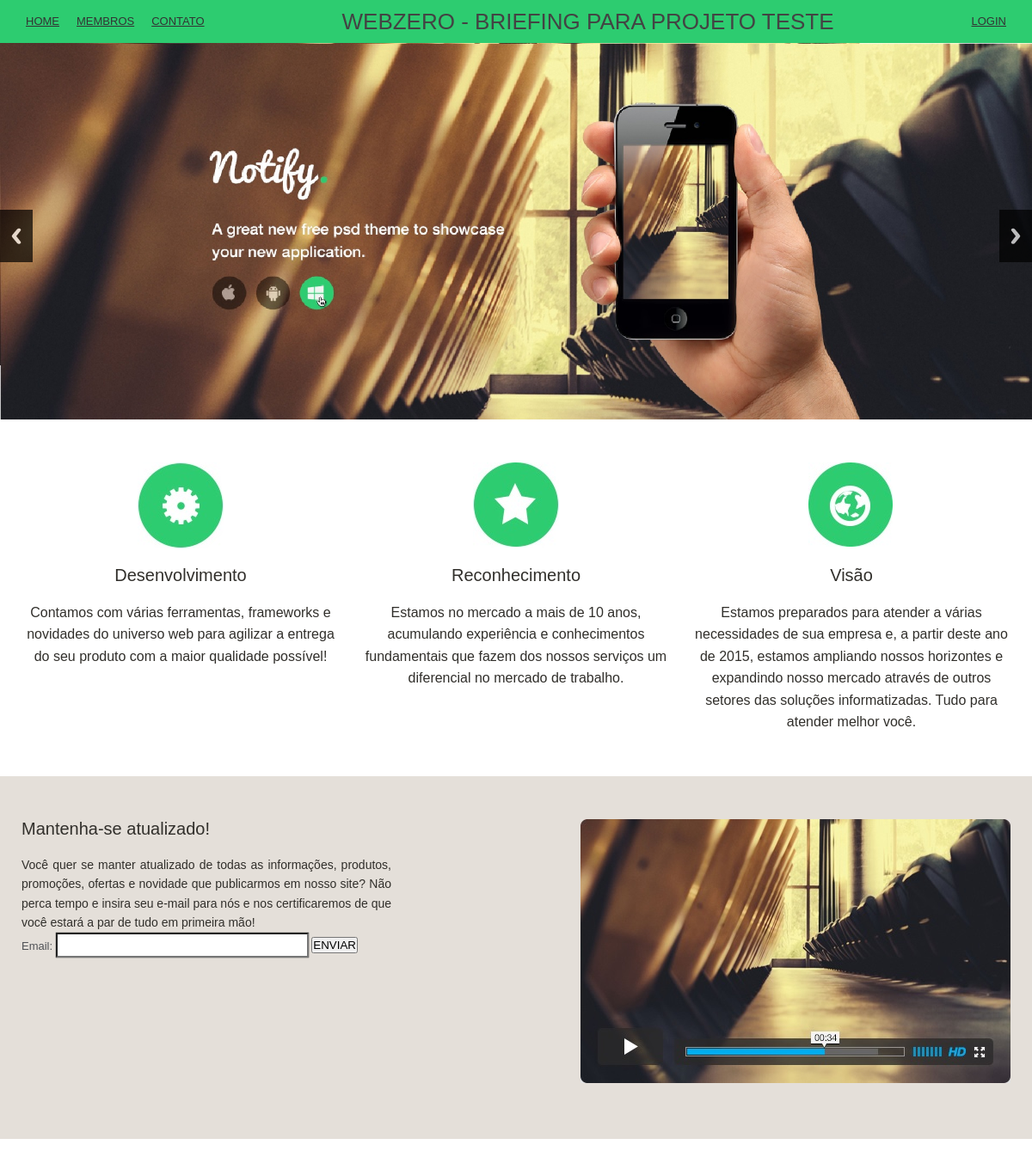
The page / on the database its author committed.
### tables this page shows
CREATE TABLE IF NOT EXISTS `banners` (
  `id` int(11) NOT NULL AUTO_INCREMENT,
  `banner` varchar(128) NOT NULL,
  PRIMARY KEY (`id`)
);

CREATE TABLE IF NOT EXISTS `textos` (
  `id` int(11) NOT NULL AUTO_INCREMENT,
  `titulo` varchar(64) NOT NULL,
  `texto` varchar(512) NOT NULL,
  PRIMARY KEY (`id`)
);

### application/controllers/CtrlHome.php (called while the page is built, shortened)
<?php
class CtrlHome extends CI_Controller {
	public function index(){
        $this->load->model("ModelBanner");
		$dados["banners"] = $this->ModelBanner->get_all("");
		$this->load->model("ModelTexto");
		$dados["textos"] = $this->ModelTexto->get_all("");
		$this->load->model("ModelUsuario");
		$dados["dados"] = array(
			"titulo" => "Avaliação - Home"
		);
		$this->load->view("ViewHome",$dados);
    }
}

### index.php (called while the page is built, shortened)
<?php
require_once BASEPATH.'core/CodeIgniter.php';

### application/models/ModelBanner.php (called while the page is built, shortened)
<?php
class ModelBanner extends CI_Model{
	public function get_all($banner){
		$query = $this->db->get("banners");
		return $query->result();
	}
}

### application/models/ModelTexto.php (called while the page is built, shortened)
<?php
class ModelTexto extends CI_Model{
	public function get_all($id){
		$query = $this->db->get("textos");
		return $query->result();
	}
}

### application/views/ViewHome.php (the view, shortened to what this page needs)
?><!DOCTYPE html>
<html lang="en">
<head>
	<link rel="stylesheet" type="text/css" href="http://localhost/EntrevistaWebZero/css/estilo.css">
	<link rel="stylesheet" type="text/css" href="http://localhost/EntrevistaWebZero/css/responsiveslides.css">
</head>
<body>
<div class="sessao">
<header>
<nav class="navbar-fix">
	<div class="navbar-opcoes">
		<ul class="menu">
			<li><a href="#">HOME</a></li>
			<li><a href="#">MEMBROS</a></li>
			<li><a href="CtrlContato">CONTATO</a></li>
		</ul>
	</div>
	<div class="navbar-titulo">
		<p>
			WebZero - Briefing para projeto teste
		</p>
	</div>
	<div class="navbar-login">
		<ul class="menu">
			<li><a href="CtrlLogin">LOGIN</a></li>
		</ul>
	</div>
</nav>
<div class="sl1">
	<ul id="slider1" class="rslides">
		<?php
			foreach($banners as $b){
				echo("<li><img src=\"".$b->banner."\""."alt=''></li>");
			}
		?>
	</ul>
</div>
</header>
<section id="sobre" class="section">
<div class="conteudo-geral">
	<div class="linha">
		<div class="bloco" style="margin-left: 0px">
			<div class="icone">
				<div class="ic1"></div>
			</div>
			<h3 class="aligncenter">
				<?php
					echo($textos[0]->titulo);
				?>
			</h3>
			<p class="texto">
				<?php
					echo($textos[0]->texto);
				?>
			</p>
		</div>
		<div class="bloco">
			<div class="icone">
				<div class="ic2"></div>
			</div>
			<h3 class="aligncenter">
				<?php
					echo($textos[1]->titulo);
				?>
			</h3>
			<p class="texto">
				<?php
					echo($textos[1]->texto);
				?>
			</p>
		</div>
		<div class="bloco">
			<div class="icone">
				<div class="ic3"></div>
			</div>
			<h3>
				<?php
					echo($textos[2]->titulo);
				?>
			</h3>
			<p class="texto">
				<?php
					echo($textos[2]->texto);
				?>
			</p>
		</div>
	</div>
</section>
</div>
<div class="sessao">
	<section id="newsletter" class="section">
		<div class="conteudo-geral">
			<div class="linha">
				<div class="bloco1">
					<h3>
						<?php
							echo($textos[3]->titulo);
						?>
					</h3>
					<p class="texto">
						<?php
							echo($textos[3]->texto);
						?>
					</p>
					<div class="email">
						<?php
							echo form_open("CtrlEmails/create_emails");
							echo("Email: ");
							echo form_input("email","","style=\"box-shadow:0px 0px 1px; height: 25px; font-size: 16px; width: 290px;\"");
							echo form_submit("submit","ENVIAR");
							echo form_close();
						?>
					</div>
				</div>
				<div class="bloco2">
					<div class="player"></div>
				</div>
			</div>
		</div>
	</section>
</div>
</body>
</html>

### css/estilo.css (style rules this page uses)
* { margin: 0; padding: 0; }
.menu { list-style:none; float:left; }
.menu li { position:relative; float:left; }
.menu li a { color:#333; text-decoration: bold; padding:5px 10px; display:block; border-radius: 20px; transition: all 0.5s ease 0s; }
div.navbar-opcoes { float: left; padding-top: 10px; padding-bottom: 10px; margin-left: 20px; }
div.navbar-titulo { text-align: center; padding-top: 10px; padding-bottom: 10px; }
div.navbar-titulo p { font-size: 26px; color: #434343; text-transform: uppercase; padding-top: 5px; padding-bottom: 5px; transition: all 0.5s ease 0s; }
div.navbar-login { float: right; padding-top: 10px; padding-bottom: 10px; margin-right: 20px; }
div.sl1 { padding-top: 50px; }
body { background-color: #fff; font: 13px/20px normal Helvetica, Arial, sans-serif; color: #4F5155; margin: 0px; height: 100%; padding: 0px; }
div.sessao { min-height: 100%; position: relative; }
header { padding-bottom: 0px; }
a { color: #003399; background-color: transparent; font-weight: normal; }
nav.navbar-fix { height: 50px; top: 0px; width: 100%; position: fixed; background-color: #2DCC70; z-index: 100; text-align: center; }
nav.navbar-fix div { display: inline-block; text-align: left; }
div.conteudo-geral { width: 1150px; margin-right: auto; margin-left: auto; }
div, section { position: relative; }
#sobre { background: none repeat scroll 0% 0% #FFF; padding: 0px; margin: 50px auto; }
section.section { padding: 0px; }
#sobre .bloco { position: relative; width: 370px; text-align: center; margin-left: 20px; }
.linha { display: flex; justify-content: center; }
.icone { margin-bottom: 20px; }
#sobre h3 { font-size: 20px; margin-bottom: 20px; font-weight: 400; line-height: 1.1em; color: #312F2B; }
#sobre p.texto { font-size: 16px; margin-bottom: 0px; font-weight: 500; line-height: 1.6em; color: #312F2B; }
#sobre .ic1 { background: url("http://localhost/EntrevistaWebZero/imagens/icone1.jpg") no-repeat scroll 0px 0px transparent; width: 100px; height: 100px; margin: 0px auto; }
#sobre .ic2 { background: url("http://localhost/EntrevistaWebZero/imagens/icone2.jpg") no-repeat scroll 0px 0px transparent; width: 100px; height: 100px; margin: 0px auto; }
#sobre .ic3 { background: url("http://localhost/EntrevistaWebZero/imagens/icone3.jpg") no-repeat scroll 0px 0px transparent; width: 100px; height: 100px; margin: 0px auto; }
#newsletter { min-height: 100%; position: relative; background: #E4DFD9; margin-bottom: 50px; padding: 50px 0px; }
#newsletter .linha { width: 100%; text-align: center; display: inline-block; }
#newsletter .linha div { display: inline-block; text-align: left; }
#newsletter .linha div.bloco1 { text-align: justify; }
#newsletter .bloco1 { float: left; width: 430px; }
#newsletter .bloco2 { float: right; }
#newsletter h3 { font-size: 20px; margin-bottom: 20px; font-weight: 400; line-height: 1.1em; color: #312F2B; }
#newsletter .player { background: url("http://localhost/EntrevistaWebZero/imagens/player.jpg") no-repeat scroll 0px 0px transparent; width: 500px; height: 310px; margin: 0px auto; }
#newsletter p.texto { font-size: 14px; font-weight: 300; line-height: 1.6em; color: #312F2B; }

### css/responsiveslides.css (style rules this page uses)
.rslides { position: relative; list-style: none; overflow: hidden; width: 100%; padding: 0; margin: 0; }
.rslides li { -webkit-backface-visibility: hidden; position: absolute; display: none; width: 100%; left: 0; top: 0; }
.rslides li:first-child { position: relative; display: block; float: left; }
.rslides img { display: block; height: auto; float: left; width: 100%; border: 0; }

### rows shown on the page
banners: banner (picture)
textos: titulo "Desenvolvimento", texto "Contamos com várias ferramentas, frameworks e novidades do universo web para agilizar a entrega do seu produto com a maior qualidade possível!"
textos: titulo "Reconhecimento", texto "Estamos no mercado a mais de 10 anos, acumulando experiência e conhecimentos fundamentais que fazem dos nossos serviços um diferencial no mercado de trabalho."
textos: titulo "Visão", texto "Estamos preparados para atender a várias necessidades de sua empresa e, a partir deste ano de 2015, estamos ampliando nossos horizontes e expandindo nosso mercado através de outros setores das soluções informatizadas. Tudo para atender melhor você."
textos: titulo "Mantenha-se atualizado!", texto "Você quer se manter atualizado de todas as informações, produtos, promoções, ofertas e novidade que publicarmos em nosso site? Não perca tempo e insira seu e-mail para nós e nos certificaremos de que você estará a par de tudo em primeira mão!"
